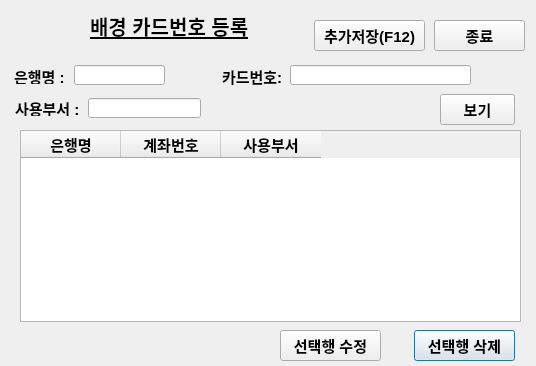
<?xml version="1.0" encoding="UTF-8"?>
<ui version="4.0">
 <class>Dialog</class>
 <widget class="QDialog" name="Dialog">
  <property name="geometry">
   <rect>
    <x>0</x>
    <y>0</y>
    <width>536</width>
    <height>366</height>
   </rect>
  </property>
  <property name="font">
   <font>
    <pointsize>11</pointsize>
   </font>
  </property>
  <property name="windowTitle">
   <string>Dialog</string>
  </property>
  <widget class="QLabel" name="label">
   <property name="geometry">
    <rect>
     <x>90</x>
     <y>10</y>
     <width>191</width>
     <height>31</height>
    </rect>
   </property>
   <property name="font">
    <font>
     <pointsize>15</pointsize>
     <weight>75</weight>
     <bold>true</bold>
     <underline>true</underline>
    </font>
   </property>
   <property name="text">
    <string>배경 카드번호 등록</string>
   </property>
  </widget>
  <widget class="QLabel" name="label_2">
   <property name="geometry">
    <rect>
     <x>14</x>
     <y>68</y>
     <width>56</width>
     <height>16</height>
    </rect>
   </property>
   <property name="font">
    <font>
     <pointsize>11</pointsize>
     <weight>75</weight>
     <bold>true</bold>
    </font>
   </property>
   <property name="text">
    <string>은행명 :</string>
   </property>
  </widget>
  <widget class="QLineEdit" name="card_bank_name_widget">
   <property name="geometry">
    <rect>
     <x>74</x>
     <y>65</y>
     <width>91</width>
     <height>20</height>
    </rect>
   </property>
   <property name="font">
    <font>
     <pointsize>10</pointsize>
     <weight>75</weight>
     <bold>true</bold>
    </font>
   </property>
  </widget>
  <widget class="QLabel" name="label_3">
   <property name="geometry">
    <rect>
     <x>222</x>
     <y>66</y>
     <width>61</width>
     <height>20</height>
    </rect>
   </property>
   <property name="font">
    <font>
     <pointsize>11</pointsize>
     <weight>75</weight>
     <bold>true</bold>
    </font>
   </property>
   <property name="text">
    <string>카드번호:</string>
   </property>
  </widget>
  <widget class="QLineEdit" name="card_account_no_widget">
   <property name="geometry">
    <rect>
     <x>290</x>
     <y>65</y>
     <width>181</width>
     <height>20</height>
    </rect>
   </property>
   <property name="font">
    <font>
     <pointsize>11</pointsize>
     <weight>75</weight>
     <bold>true</bold>
    </font>
   </property>
   <property name="text">
    <string/>
   </property>
  </widget>
  <widget class="QLabel" name="label_4">
   <property name="geometry">
    <rect>
     <x>15</x>
     <y>100</y>
     <width>71</width>
     <height>16</height>
    </rect>
   </property>
   <property name="font">
    <font>
     <pointsize>11</pointsize>
     <weight>75</weight>
     <bold>true</bold>
    </font>
   </property>
   <property name="text">
    <string>사용부서 :</string>
   </property>
  </widget>
  <widget class="QLineEdit" name="card_depart_widget">
   <property name="geometry">
    <rect>
     <x>88</x>
     <y>98</y>
     <width>113</width>
     <height>20</height>
    </rect>
   </property>
   <property name="font">
    <font>
     <pointsize>11</pointsize>
     <weight>75</weight>
     <bold>true</bold>
    </font>
   </property>
  </widget>
  <widget class="QTableWidget" name="card_tableWidget">
   <property name="geometry">
    <rect>
     <x>20</x>
     <y>130</y>
     <width>501</width>
     <height>192</height>
    </rect>
   </property>
   <property name="font">
    <font>
     <pointsize>11</pointsize>
     <weight>75</weight>
     <bold>true</bold>
    </font>
   </property>
   <column>
    <property name="text">
     <string>은행명</string>
    </property>
   </column>
   <column>
    <property name="text">
     <string>계좌번호</string>
    </property>
   </column>
   <column>
    <property name="text">
     <string>사용부서</string>
    </property>
   </column>
  </widget>
  <widget class="QPushButton" name="delete_selected_Button">
   <property name="geometry">
    <rect>
     <x>414</x>
     <y>330</y>
     <width>101</width>
     <height>31</height>
    </rect>
   </property>
   <property name="font">
    <font>
     <pointsize>11</pointsize>
     <weight>75</weight>
     <bold>true</bold>
    </font>
   </property>
   <property name="text">
    <string>선택행 삭제</string>
   </property>
  </widget>
  <widget class="QPushButton" name="add_card_list_Button">
   <property name="geometry">
    <rect>
     <x>314</x>
     <y>20</y>
     <width>111</width>
     <height>31</height>
    </rect>
   </property>
   <property name="font">
    <font>
     <pointsize>11</pointsize>
     <weight>75</weight>
     <bold>true</bold>
    </font>
   </property>
   <property name="text">
    <string>추가저장(F12)</string>
   </property>
   <property name="shortcut">
    <string>F12</string>
   </property>
  </widget>
  <widget class="QPushButton" name="close_Button">
   <property name="geometry">
    <rect>
     <x>434</x>
     <y>20</y>
     <width>91</width>
     <height>31</height>
    </rect>
   </property>
   <property name="font">
    <font>
     <pointsize>11</pointsize>
     <weight>75</weight>
     <bold>true</bold>
    </font>
   </property>
   <property name="text">
    <string>종료</string>
   </property>
  </widget>
  <widget class="QPushButton" name="card_view_Button">
   <property name="geometry">
    <rect>
     <x>440</x>
     <y>94</y>
     <width>75</width>
     <height>31</height>
    </rect>
   </property>
   <property name="font">
    <font>
     <pointsize>11</pointsize>
     <weight>75</weight>
     <bold>true</bold>
    </font>
   </property>
   <property name="text">
    <string>보기</string>
   </property>
  </widget>
  <widget class="QPushButton" name="modify_selected_Button">
   <property name="geometry">
    <rect>
     <x>280</x>
     <y>330</y>
     <width>101</width>
     <height>31</height>
    </rect>
   </property>
   <property name="font">
    <font>
     <pointsize>11</pointsize>
     <weight>75</weight>
     <bold>true</bold>
    </font>
   </property>
   <property name="text">
    <string>선택행 수정</string>
   </property>
  </widget>
 </widget>
 <resources/>
 <connections>
  <connection>
   <sender>add_card_list_Button</sender>
   <signal>clicked()</signal>
   <receiver>Dialog</receiver>
   <slot>carddata_append()</slot>
   <hints>
    <hint type="sourcelabel">
     <x>371</x>
     <y>33</y>
    </hint>
    <hint type="destinationlabel">
     <x>321</x>
     <y>33</y>
    </hint>
   </hints>
  </connection>
  <connection>
   <sender>close_Button</sender>
   <signal>clicked()</signal>
   <receiver>Dialog</receiver>
   <slot>addcard_close()</slot>
   <hints>
    <hint type="sourcelabel">
     <x>473</x>
     <y>26</y>
    </hint>
    <hint type="destinationlabel">
     <x>443</x>
     <y>51</y>
    </hint>
   </hints>
  </connection>
  <connection>
   <sender>card_view_Button</sender>
   <signal>clicked()</signal>
   <receiver>Dialog</receiver>
   <slot>card_view()</slot>
   <hints>
    <hint type="sourcelabel">
     <x>471</x>
     <y>98</y>
    </hint>
    <hint type="destinationlabel">
     <x>404</x>
     <y>99</y>
    </hint>
   </hints>
  </connection>
  <connection>
   <sender>delete_selected_Button</sender>
   <signal>clicked()</signal>
   <receiver>Dialog</receiver>
   <slot>delete_selected()</slot>
   <hints>
    <hint type="sourcelabel">
     <x>445</x>
     <y>336</y>
    </hint>
    <hint type="destinationlabel">
     <x>405</x>
     <y>336</y>
    </hint>
   </hints>
  </connection>
  <connection>
   <sender>modify_selected_Button</sender>
   <signal>clicked()</signal>
   <receiver>Dialog</receiver>
   <slot>modify_selected()</slot>
   <hints>
    <hint type="sourcelabel">
     <x>293</x>
     <y>340</y>
    </hint>
    <hint type="destinationlabel">
     <x>253</x>
     <y>337</y>
    </hint>
   </hints>
  </connection>
 </connections>
 <slots>
  <slot>card_save()</slot>
  <slot>addcard_close()</slot>
  <slot>carddata_append()</slot>
  <slot>card_view()</slot>
  <slot>delete_selected()</slot>
  <slot>modify_selected()</slot>
 </slots>
</ui>
